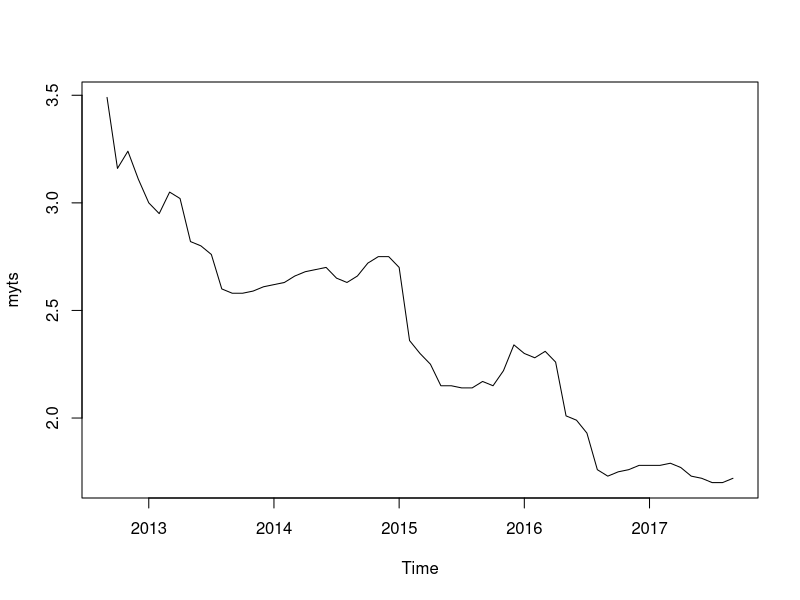
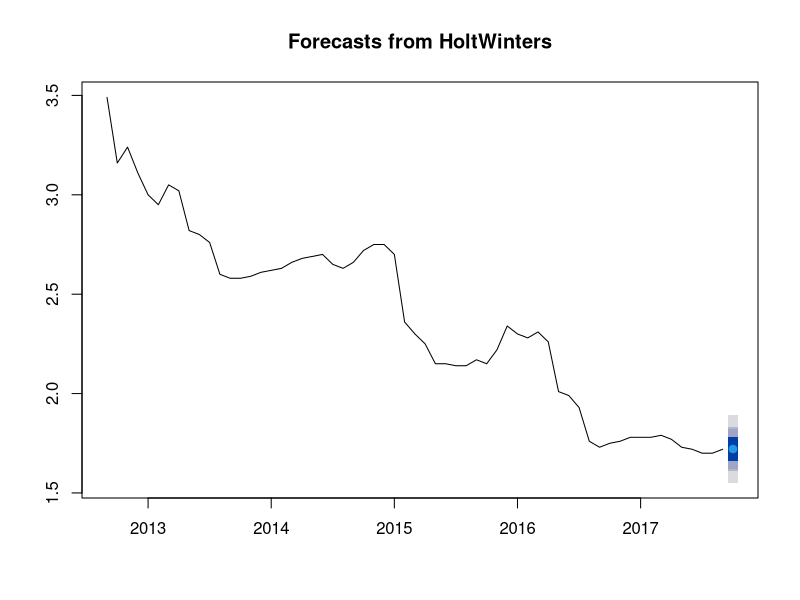

Here is the R script that generated these plots, in order:
## ---- chunk 1
# Set the working directory to the appropriate HFC folder
setwd('X:\\Personal Development\\Data Science\\HFC\\aus_short_interest')
## ---- chunk 2
library(tseries) # Time series analysis
library(timeSeries) # Linear interpolation method for missing data
library(lubridate) # Date and time manipulations
library(forecast) # For fitting an ARIMA model and doing forecasting
## ---- chunk 3
df <- read.csv('data.csv', stringsAsFactors = FALSE)
## ---- chunk 4
# Create a time series of object with a frequency of 12 to represent that the data is monthly
myts <- ts(df$Value, frequency = 12, start=c(2012,9))

plot(myts)
## ---- chunk 5
fit <- HoltWinters(myts)
## ---- chunk 6
myfcast <- forecast(fit, h = 1, level = c(50,75,80,95) )
myfcast
## ---- chunk 7
plot(myfcast)
## ---- chunk 8
mean <- as.numeric(myfcast$mean[1])

# 1.15 is the z-Score for a 75% confidence interval 
stddev <- as.numeric((myfcast$lower[1,2] - mean)/ (-1.15))
## ---- chunk 9
z1 <- (1.68 - mean) / stddev
z1
prob1 <- round(pnorm(z1)*100,0)
prob1
## ---- chunk 10
z2l <- (1.68 - mean) / stddev
z2l
z2u <- (1.72 - mean) / stddev
z2u
prob2 <- round(pnorm(z2u)*100,0) - round(pnorm(z2l)*100,0)
prob2
## ---- chunk 11
z3 <- (1.72 - mean) / stddev
z3
prob3 <- 100 - round(pnorm(z3)*100,0)
prob3
## ---- chunk 12
prob1 + prob2 + prob3
## ---- chunk 13
subset_df <- df[which(df$TIME >= "2016-08"), ]
## ---- chunk 14
alt_sd <- sd(subset_df$Value)
## ---- chunk 15
z1 <- (1.68 - mean) / alt_sd
z1
prob1 <- round(pnorm(z1)*100,0)
prob1
## ---- chunk 16
z2l <- (1.68 - mean) / alt_sd
z2l
z2u <- (1.72 - mean) / alt_sd
z2u
prob2 <- round(pnorm(z2u)*100,0) - round(pnorm(z2l)*100,0)
prob2
## ---- chunk 17
z3 <- (1.72 - mean) / alt_sd
z3
prob3 <- 100 - round(pnorm(z3)*100,0)
prob3
## ---- chunk 18
prob1 + prob2 + prob3
## ---- chunk 19
P <- .50
## ---- chunk 20
alt_prob1 <- round(prob1 * (1-P),0)
alt_prob1
## ---- chunk 21
alt_prob2 <- round(prob2 * (1-P),0) + (P*100) #adding the probability of being exactly 1.72
alt_prob2
## ---- chunk 22
alt_prob3 <- round(prob3 * .5,0)
alt_prob3
## ---- chunk 23
alt_prob1 + alt_prob2 + alt_prob3
